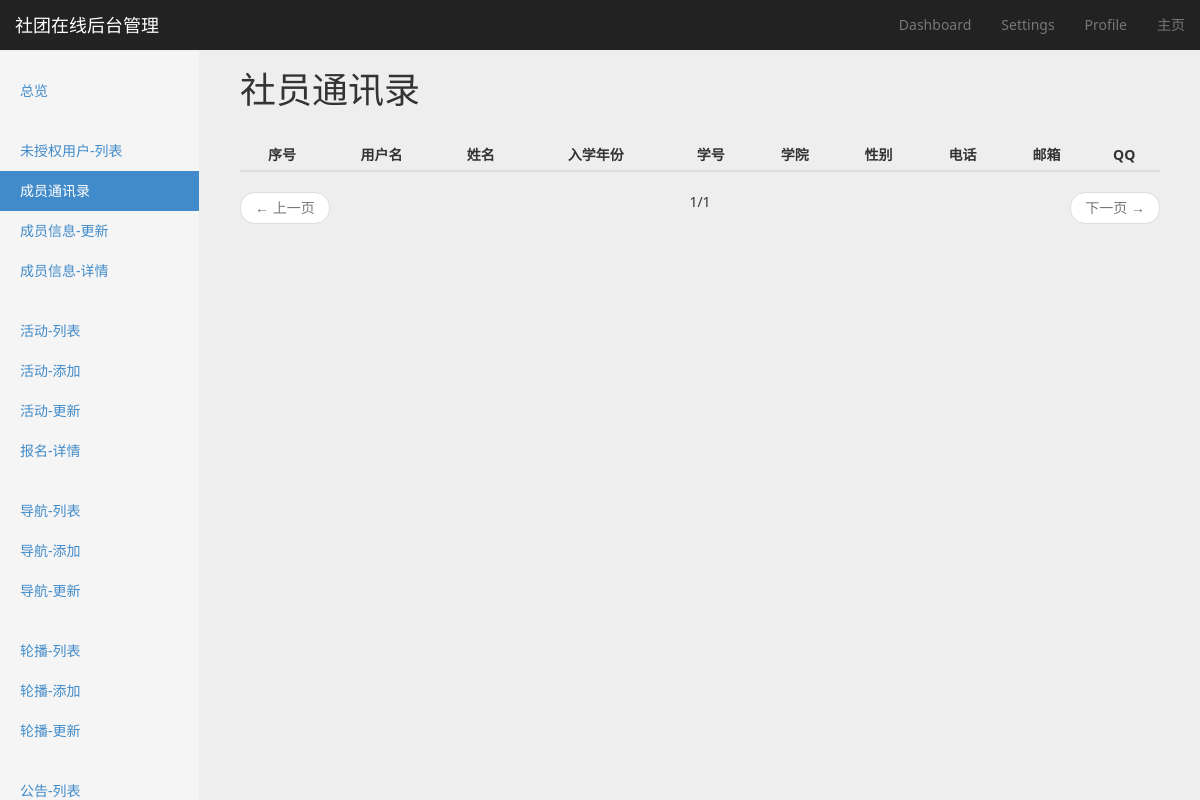
Page /authentication/user/list/member/ on the earlier database version.
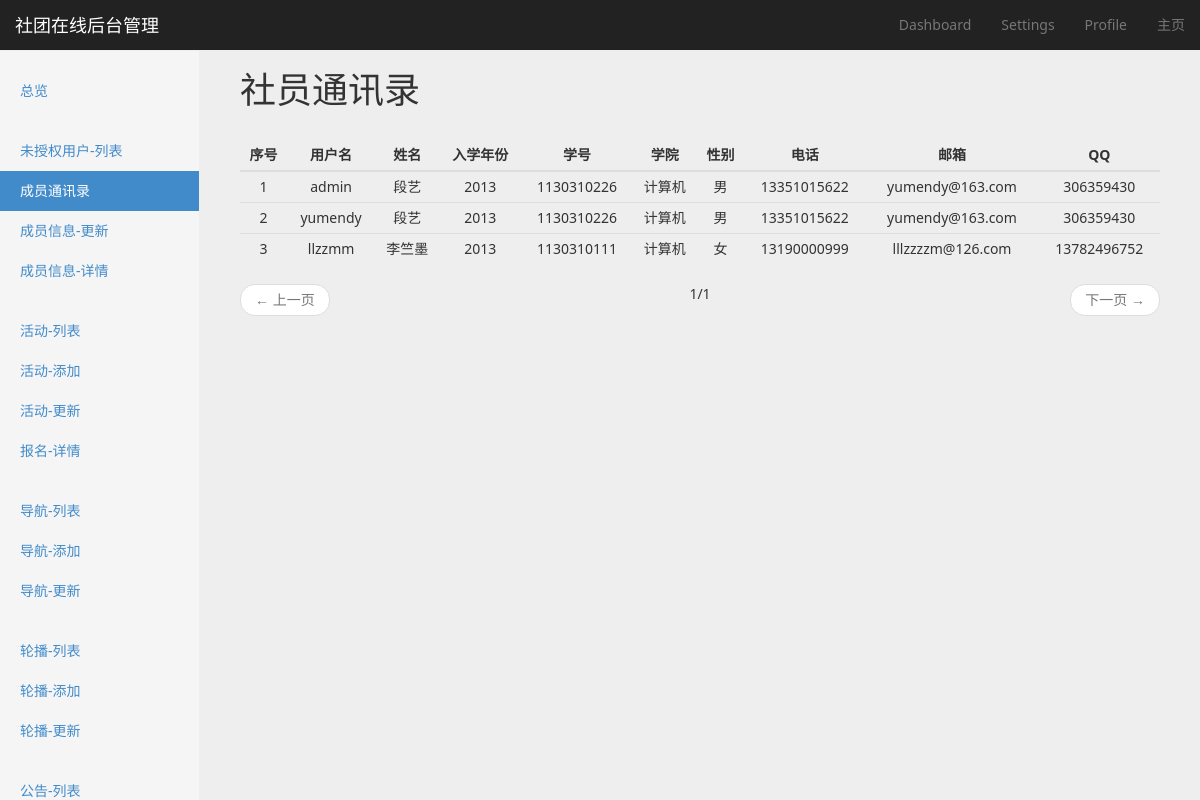
Same page on the later database version.
### authentication/models.py (models this page shows, shortened)
class MyUser(models.Model):
    name = models.CharField(max_length=32)
    student_id = models.CharField(max_length=16)
    college = models.CharField(max_length=16)
    tel = models.CharField(max_length=11)
    is_public_tel = models.BooleanField(default=False)
    SEX_CHOICE = (
        ('M', u'男'),
        ('F', u'女'),
    )
    sex = models.CharField(max_length=1, choices=SEX_CHOICE)
    level = models.SmallIntegerField()
    birthday = models.DateField()
    qq = models.CharField(max_length=32, blank=True)
    is_public_qq = models.BooleanField(default=False)
    description = models.TextField(blank=True, null=True)
    photo = models.ImageField(upload_to='./user/photo/%Y/%m/%d/')
    is_publisher = models.BooleanField(default=False)
    is_admin = models.BooleanField(default=False)
    user = models.OneToOneField(User)

### authentication/views.py (the view)
class UserListView(BaseMixin, ListView):
    queryset = MyUser.objects.filter(user__is_active=True).order_by('level')
    template_name = 'authentication/user_list.html'
    paginate_by = 20
    context_object_name = 'user_list'
    def get_context_data(self, *args, **kwargs):
        context = super(UserListView, self).get_context_data(*args, **kwargs)
        context['active_page'] = 'myuser-list'
        return context

### utils/common_mixin.py (called while the page is built)
    def get_context_data(self, *args, **kwargs):
        context = super(BaseMixin, self).get_context_data(**kwargs)
        context['COMMUNITY_NAME'] = COMMUNITY_NAME
        context['COMMUNITY_DESCRIPTION'] = COMMUNITY_DESCRIPTION
        context['PAGE_NUMBER'] = PAGE_NUMBER
        return context

### templates/authentication/user_list.html (shortened to what this page needs)
{% extends 'website/backend/settings/settings_base.html' %}
{% block option-title %}
    社员通讯录
{% endblock %}
{% block content %}
    <div class="col-md-12">
        <table class="table table-hover table-responsive table-condensed dashboard-table">
            <thead>
                <tr>
                    <th>序号</th>
                    <th>用户名</th>
                    <th>姓名</th>
                    <th>入学年份</th>
                    <th>学号</th>
                    <th>学院</th>
                    <th>性别</th>
                    <th>电话</th>
                    <th>邮箱</th>
                    <th>QQ</th>
                </tr>
            </thead>
            <tbody>
                {% for item in user_list %}
                    <tr>
                        <td>{{ forloop.counter }}</td>
                        <td>{{ item.user.username }}</td>
                        <td>{{ item.name }}</td>
                        <td>{{ item.level }}</td>
                        <td>{{ item.student_id }}</td>
                        <td>{{ item.college }}</td>
                        <td>
                            {% if item.sex == 'M' %}
                                男
                            {% else %}
                                女
                            {% endif %}
                        </td>
                        <td>{{ item.tel }}</td>
                        <td>{{ item.user.email }}</td>
                        <td>{{ item.qq }}</td>
                    </tr>
                {% endfor %}
            </tbody>
        </table>
        {% include 'utils/pagination.html' %}
    </div>
{% endblock %}

### templates/website/backend/settings/settings_base.html (shortened to what this page needs)
{% extends 'website/backend/backend_base.html' %}
{% block nav %}
    {% include 'website/backend/settings/settings_nav.html' %}
{% endblock %}

### templates/website/backend/backend_base.html (shortened to what this page needs)
{% extends 'website/base_frame.html' %}
{% load staticfiles %}
{% block external_head %}
    <link rel="stylesheet" type="text/css" href="{% static 'css/dashboard.css' %}">
{% endblock %}
{% block body %}
<nav class="navbar navbar-inverse navbar-fixed-top">
    <div class="container-fluid">
        <div class="navbar-header">
            <a class="navbar-brand" href="#">{{ COMMUNITY_NAME }}后台管理</a>
        </div>
        <div id="navbar" class="navbar-collapse collapse">
            <ul class="nav navbar-nav navbar-right">
                <li><a href="{% url 'dashboard' %}">Dashboard</a></li>
                <li><a href="{% url 'settings' %}">Settings</a></li>
                <li><a href="#">Profile</a></li>
                <li><a href="/">主页</a></li>
            </ul>
        </div>
    </div>
</nav>
<div class="container-fluid">
    <div class="row">
        <div class="col-sm-3 col-md-2 sidebar">
            {% block nav %}{% endblock %}
        </div>
        <div class="col-sm-9 col-sm-offset-3 col-md-10 col-md-offset-2 main">
            <h1 class="page-header">{% block option-title %}{% endblock %}</h1>
            <div class="row placeholders">
                {% block content %}
                {% endblock %}
            </div>
        </div>
    </div>
</div>
{% endblock %}

### templates/website/base_frame.html (shortened to what this page needs)
{% load staticfiles %}
<!DOCTYPE html>
<html lang="zh-hans">
<head>
    <link rel="stylesheet" type="text/css" href="{% static 'css/bootstrap.min.css' %}">
    <link rel="stylesheet" type="text/css" href="{% static 'css/main.css' %}">
    {% block external_head %}{% endblock %}
</head>
<body>
    {% block body %}{% endblock %}
</body>
</html>

### templates/website/backend/settings/settings_nav.html (shortened to what this page needs)
<ul class="nav nav-sidebar">
    <li id="overview"><a href="{% url 'settings' %}">总览</a></li>
</ul>
{% include 'authentication/myuser_setting_nav.html' %}
{% include 'activity/activity_settings_nav.html' %}
{% include 'navbar/navbar_settings_nav.html' %}
{% include 'carousel/carousel_settings_nav.html' %}
{% include 'announcement/announcement_settings_nav.html' %}

### templates/authentication/myuser_setting_nav.html
<ul class="nav nav-sidebar">
    <li id="myuser-unauthorized-list"><a href="{% url 'unauthorized-user-list' %}">未授权用户-列表</a></li>
    <li id="myuser-list"><a href="{% url 'myuser-list' %}">成员通讯录</a></li>
    <li id="myuser-update"><a href="{% url 'myuser-list' %}">成员信息-更新</a></li>
    <li id="myuser-detail"><a href="{% url 'myuser-list' %}">成员信息-详情</a></li>
</ul>

### templates/activity/activity_settings_nav.html
<ul class="nav nav-sidebar">
    <li id="activity-list"><a href="{% url 'activity-list' %}">活动-列表</a></li>
    <li id="activity-add"><a href="{% url 'activity-add' %}">活动-添加</a></li>
    <li id="activity-update"><a href="{% url 'activity-list' %}">活动-更新</a></li>
    <li id="actor-list"><a href="{% url 'activity-list' %}">报名-详情</a></li>
</ul>

### templates/navbar/navbar_settings_nav.html
<ul class="nav nav-sidebar">
    <li id="navbar-list"><a href="{% url 'navbar-list' %}">导航-列表</a></li>
    <li id="navbar-add"><a href="{% url 'navbar-add' %}">导航-添加</a></li>
    <li id="navbar-update"><a href="{% url 'navbar-list' %}">导航-更新</a></li>
</ul>

### templates/carousel/carousel_settings_nav.html
<ul class="nav nav-sidebar">
    <li id="carousel-list"><a href="{% url 'carousel-list' %}">轮播-列表</a></li>
    <li id="carousel-add"><a href="{% url 'carousel-add' %}">轮播-添加</a></li>
    <li id="carousel-update"><a href="{% url 'carousel-list' %}">轮播-更新</a></li>
</ul>

### templates/announcement/announcement_settings_nav.html (shortened to what this page needs)
<ul class="nav nav-sidebar">
    <li id="announcement-list"><a href="{% url 'announcement-list' %}">公告-列表</a></li>
</ul>

### templates/utils/pagination.html
<ul class="pager">
    {% if  page_obj.has_previous %}
        <li class="previous">
            <a href="?page={{page_obj.previous_page_number}}">&larr; 上一页</a>
        </li>
    {% else %}
        <li class="previous disabled">
            <a>&larr; 上一页</a>
        </li>
    {% endif %}
    <li class="page-number">{{page_obj.number}}/{{page_obj.paginator.num_pages}}</li>
    {% if  page_obj.has_next%}
        <li class="next">
            <a href="?page={{page_obj.next_page_number}}">下一页 &rarr;</a>
        </li>
    {% else %}
        <li class="next disabled">
            <a>下一页 &rarr;</a>
        </li>
    {% endif %}
</ul>

### website/static/css/main.css (style rules this page uses)
body { background-color: #eeeeee; font-family: "Segoe UI", "Microsoft YaHei UI", sans-serif, "Segoe MDL2 Assets", "Symbols"; }

### website/static/css/dashboard.css (style rules this page uses)
body { padding-top: 50px; }
.navbar-fixed-top { border: 0; }
.sidebar { display: none; }
@media (min-width: 768px) { .sidebar { position: fixed; top: 51px; bottom: 0; left: 0; z-index: 1000; display: block; padding: 20px; overflow-x: hidden; overflow-y: auto; background-color: #f5f5f5; border-right: 1px solid #eee; } }
.nav-sidebar { margin-right: -21px; margin-bottom: 20px; margin-left: -20px; }
.nav-sidebar > li > a { padding-right: 20px; padding-left: 20px; }
.nav-sidebar > .active > a, .nav-sidebar > .active > a:hover, .nav-sidebar > .active > a:focus { color: #fff; background-color: #428bca; }
.main { padding: 20px; }
@media (min-width: 768px) { .main { padding-right: 40px; padding-left: 40px; } }
.main .page-header { margin-top: 0; }
.placeholders { margin-bottom: 30px; text-align: center; }
.dashboard-table th { text-align: center; }

Differences in the rows shown:
added MyUser: user.username "admin", name "段艺", level "2013", student_id "1130310226", college "计算机", sex "男", tel "13351015622", user.email "yumendy@163.com", qq "306359430"
added MyUser: user.username "yumendy", name "段艺", level "2013", student_id "1130310226", college "计算机", sex "男", tel "13351015622", user.email "yumendy@163.com", qq "306359430"
added MyUser: user.username "llzzmm", name "李竺墨", level "2013", student_id "1130310111", college "计算机", sex "女", tel "13190000999", user.email "lllzzzzm@126.com", qq "13782496752"
